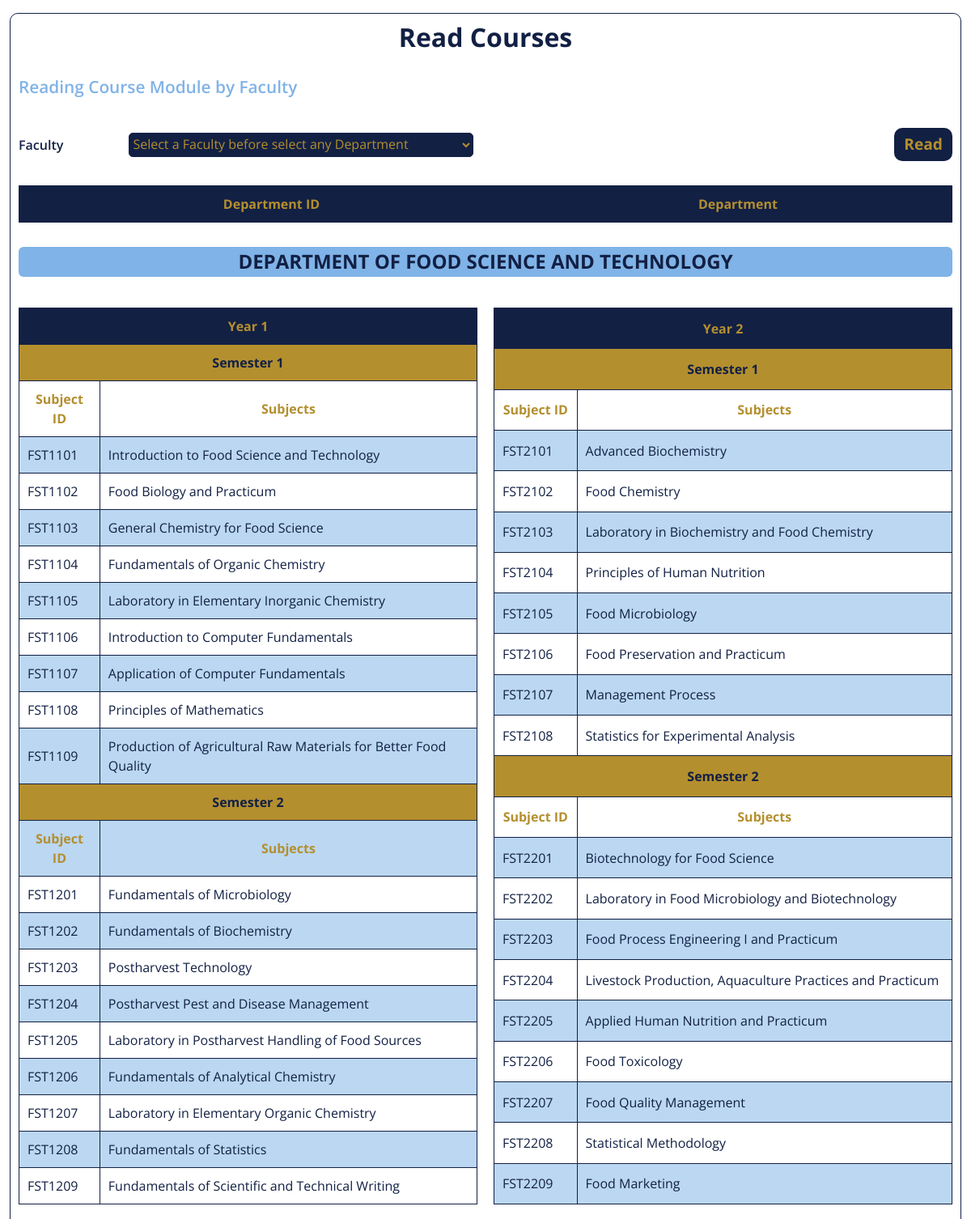
/admin/read.php?read=APF (upper part), run on the app's committed database.
### tables this page shows
CREATE TABLE `department` (
  `date` datetime NOT NULL,
  `department_id` varchar(5) NOT NULL,
  `department_name` varchar(100) NOT NULL,
  `faculty_id` varchar(5) DEFAULT NULL
);

CREATE TABLE `subject` (
  `subject_id` varchar(20) NOT NULL,
  `department_id` varchar(5) NOT NULL,
  `Year` int(11) NOT NULL,
  `semester` int(11) NOT NULL,
  `subject_name` varchar(255) NOT NULL
);

### Includes/function.php (the view, shortened to what this page needs)
<?php
function YearSemTables($con, $did, $year)
{
  echo "
        <tr>
          <th colspan='2' class='tradi-yellow1-bg tradi-blue1'>Semester 1</th>
        </tr>
        <tr>
            <th>Subject ID</th>
            <th>Subjects</th>
        </tr>
        ";
  $selectQuery1 = "SELECT * FROM `subject` WHERE `department_id`='$did' AND `Year`='$year' AND `semester`='1'";
  $result1 = mysqli_query($con, $selectQuery1);
  while ($row = mysqli_fetch_assoc($result1)) {
    echo "
          <tr>
            <td>{$row['subject_id']}</td>
            <td>{$row['subject_name']}</td>
          </tr>
          ";
  }
  echo "
          <tr>
            <th colspan='2' class='tradi-yellow1-bg tradi-blue1'>Semester 2</th>
          </tr>
          <tr>
            <th>Subject ID</th>
            <th>Subjects</th>
          </tr>
        ";
  $selectQuery1 = "SELECT * FROM `subject` WHERE `department_id`='$did' AND `Year`='$year' AND `semester`='2'";
  $result1 = mysqli_query($con, $selectQuery1);
  while ($row = mysqli_fetch_assoc($result1)) {
    echo "
          <tr>
            <td>{$row['subject_id']}</td>
            <td>{$row['subject_name']}</td>
          </tr>
          ";
  }
}

### admin/read.php (shortened to what this page needs)
<?php
require '../Includes/connection.php';
include('../Includes/function.php');
?>
<!DOCTYPE html>
<html lang="en">
<head>
  <link
    href="https://cdn.jsdelivr.net/npm/bootstrap@5.3.7/dist/css/bootstrap.min.css"
    rel="stylesheet"
 />
  <link rel="stylesheet" href="../style.css" />
  <link rel="stylesheet" href="https://cdnjs.cloudflare.com/ajax/libs/font-awesome/7.0.0/css/all.min.css" />
  <link rel="stylesheet" href="../style.css" />
</head>
<body class="main-1">
  <div class="container-fluid">
    <form action="#facultySelection4" method="post" class="my-3">
      <div class="formContainer section1">
        <h2>Read Courses</h2>
        <h3>Reading Course Module by Faculty</h3>
        <label for="facultySelection4">Faculty</label>
        <select
          name="facultySelection4"
          id="facultySelection4"
          onchange="inputbarEnabler();departmentSelectUpdator('facultySelection4','DepartmentSelector1');"
          class="">
          <?php
          echo "<option value='0' selected hidden>Select a Faculty before select any Department</option>";
          ?>
        </select>
        <button type="submit" name="cb-1" class="btn btn-dark cb-1 read">
          Read
        </button>
        <?php
        echo "
        <table>
          <thead>
            <tr>
              <th>Department ID</th>
              <th>Department</th>
            </tr>
          </thead>
          <tbody>";
        echo "
          </tbody>
        </table>
        ";
        $did = $_GET['read'] ?? "";
        $selectQuery1 = "SELECT `date`, `department_id`, `department_name`, `faculty_id` FROM `department` WHERE `department_id`='$did'";
        $result1 = mysqli_query($con, $selectQuery1);
        $row1 = mysqli_fetch_assoc($result1);
        $DEPARTMENT = "DEPARTMENT OF " . strtoupper($row1['department_name'] ?? "");
        echo "<h4 class='text-center tradi-blue2-bg tradi-blue1 rounded p-1 fw-bold' style='grid-column:span 4' id='did'>{$DEPARTMENT}</h4>";
        echo "<div class='ftableContainer'>";
        echo   "<table class='fetchtable'>";
        echo    "<tr>
                    <th colspan='2' class='tradi-blue1-bg'>Year 1</th>
                  </tr>";
        if (!empty($_GET['read'])) {
          $did = $_GET['read'];
          $year = 1;
          YearSemTables($con, $did, $year);
        }
        echo   "</table>";
        echo   "<table class='fetchtable'>";
        echo    "<tr>
                    <th colspan='2' class='tradi-blue1-bg'>Year 2</th>
                  </tr>";
        if (!empty($_GET['read'])) {
          $did = $_GET['read'];
          $year = 2;
          YearSemTables($con, $did, $year);
        }
        echo   "</table>";
        echo  "</div>";
        ?>
      </div>
    </form>
  </div>
</body>
</html>

### style.css (style rules this page uses)
:root { --color1: #122044; --color2: #0f2763; --color2A: #12204400; --color3: #00154871; --color4: #ffe2a900; --color5: #1220441a; --color6: #80b3e7; --color7: #b0d8ff; --color8: #80b4e789; --color8A: #80b4e751; --color9: #b48f2e; --colorA: #ffcf55; --colorB: #ffe2a9a0; --colorC: #ffcf551a; --colorD: #ffe2a9; }
* { font-family: "Open Sans", sans-serif; }
.tradi-blue1 { color: var(--color1); }
.tradi-blue1-bg { background-color: var(--color1); }
.tradi-blue2-bg { background-color: var(--color6); }
.tradi-yellow1-bg { background-color: var(--color9); }
.buttonset > a:link, .buttonset > a:visited, button[type="submit"], .generalButton { font-size: 1.2em; border-radius: 10px; background-color: var(--color1); color: var(--color9); font-weight: 700; border: none; transition: all 0.3s; }
.formContainer { display: grid; grid-template-columns: 1fr 4fr 1fr 4fr; gap: 30px; border: var(--color1) 1px solid; padding: 10px; border-radius: 10px; }
select, .formContainer > input, .formContainer > select, .inputBarDesign { height: 30px; border: var(--color1) 1px solid; border-radius: 5px; background-color: #80b4e758; align-self: center; }
.formContainer > select { background-color: var(--color1); color: var(--color9); }
select { background-color: var(--color1); color: var(--color9); }
.formContainer > label, .faculties-check > label, .facultyCheckboxes > label, .facultyBatchboxes > label, .generalLabel { color: var(--color1); font-weight: 600; align-self: center; }
.formContainer > h2, .headType1 { grid-column: span 4; font-weight: 700; color: var(--color1); margin: auto; }
.formContainer > h3 { color: var(--color6); font-weight: 600; grid-column: span 4; font-size: 1.3em; }
button.cb-1 { margin: 0px; grid-column-start: 4; justify-self: end; }
.formContainer > table { grid-column: span 4; }
.ftableContainer { grid-column: span 4; display: grid; grid-template-columns: 1fr 1fr; gap: 20px; }
table > thead { background-color: var(--color1); color: white; }
table, th, tr, td { border: 1px solid var(--color1); }
td, th { padding: 10px; }
th { color: var(--color9); text-align: center; }
td { color: var(--color1); }
tbody > :nth-of-type(2n) { background-color: var(--color8); }
:root { --CCHead2: 28%; --captionBody2: 71.5%; }
:root { --hidout: -18vw; --hideout2: 11vw; --line: 71vh; --caption3height: 38.5vh; }

### data on the page
department: department_name "DEPARTMENT OF FOOD SCIENCE AND TECHNOLOGY"
subject: subject_id "FST1101", subject_name "Introduction to Food Science and Technology"
subject: subject_id "FST1102", subject_name "Food Biology and Practicum"
subject: subject_id "FST1103", subject_name "General Chemistry for Food Science"
subject: subject_id "FST1104", subject_name "Fundamentals of Organic Chemistry"
subject: subject_id "FST1105", subject_name "Laboratory in Elementary Inorganic Chemistry"
subject: subject_id "FST1106", subject_name "Introduction to Computer Fundamentals"
subject: subject_id "FST1107", subject_name "Application of Computer Fundamentals"
subject: subject_id "FST1108", subject_name "Principles of Mathematics"
subject: subject_id "FST1109", subject_name "Production of Agricultural Raw Materials for Better Food Quality"
subject: subject_id "FST1201", subject_name "Fundamentals of Microbiology"
subject: subject_id "FST1202", subject_name "Fundamentals of Biochemistry"
subject: subject_id "FST1203", subject_name "Postharvest Technology"
subject: subject_id "FST1204", subject_name "Postharvest Pest and Disease Management"
subject: subject_id "FST1205", subject_name "Laboratory in Postharvest Handling of Food Sources"
subject: subject_id "FST1206", subject_name "Fundamentals of Analytical Chemistry"
subject: subject_id "FST1207", subject_name "Laboratory in Elementary Organic Chemistry"
subject: subject_id "FST1208", subject_name "Fundamentals of Statistics"
subject: subject_id "FST1209", subject_name "Fundamentals of Scientific and Technical Writing"
subject: subject_id "FST2101", subject_name "Advanced Biochemistry"
subject: subject_id "FST2102", subject_name "Food Chemistry"
subject: subject_id "FST2103", subject_name "Laboratory in Biochemistry and Food Chemistry"
subject: subject_id "FST2104", subject_name "Principles of Human Nutrition"
subject: subject_id "FST2105", subject_name "Food Microbiology"
subject: subject_id "FST2106", subject_name "Food Preservation and Practicum"
subject: subject_id "FST2107", subject_name "Management Process"
subject: subject_id "FST2108", subject_name "Statistics for Experimental Analysis"
subject: subject_id "FST2201", subject_name "Biotechnology for Food Science"
subject: subject_id "FST2202", subject_name "Laboratory in Food Microbiology and Biotechnology"
subject: subject_id "FST2203", subject_name "Food Process Engineering I and Practicum"
subject: subject_id "FST2204", subject_name "Livestock Production, Aquaculture Practices and Practicum"
subject: subject_id "FST2205", subject_name "Applied Human Nutrition and Practicum"
subject: subject_id "FST2206", subject_name "Food Toxicology"
subject: subject_id "FST2207", subject_name "Food Quality Management"
subject: subject_id "FST2208", subject_name "Statistical Methodology"
subject: subject_id "FST2209", subject_name "Food Marketing"
